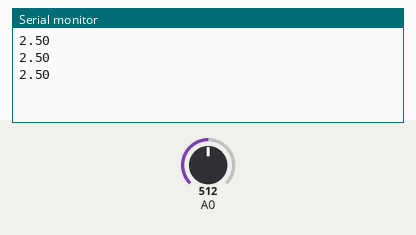
Simulated run of this sketch. Board: Arduino Uno, built with avr-gcc and run on an emulated ATmega328P. On the bench: the last lines printed to the serial monitor. Inputs (shaded band) come from the test bench; at power-on: A0 = 512.

Above: at 1.3 s.
1.4 s: A0 set to 716
At 1.9 s:
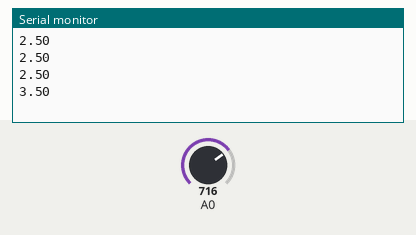
2.9 s: A0 set to 900
At 3.4 s:
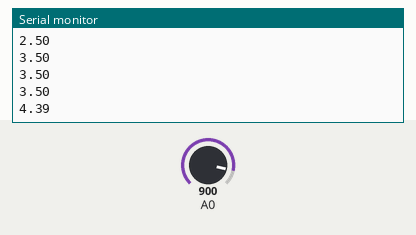
Timing chart, 0 to 5.9 s (numbered marks = the images above; inputs shaded):
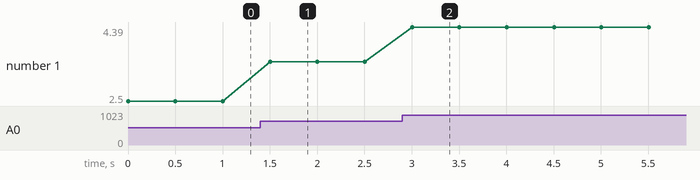

The sketch:

tempSensor.ino
```cpp
const int tempPin = 0;
void setup()
{
 Serial.begin(9600);
}
void loop()
{
 float voltage;
 voltage = getVoltage(tempPin);
 Serial.println(voltage);
 delay(500);
}
float getVoltage(int pin)
{
  return (analogRead(pin) * 0.004882814);
}
```

Measured:
- after the input at 1.4 s, the serial monitor: prints a new line after 0.10 s (image 1)
- after the input at 2.9 s, the serial monitor: prints a new line after 0.10 s (image 2)
- plotted number 1: 2.5 → 3.5 after the input at 1.4 s, 3.5 → 4.39 after the input at 2.9 s
